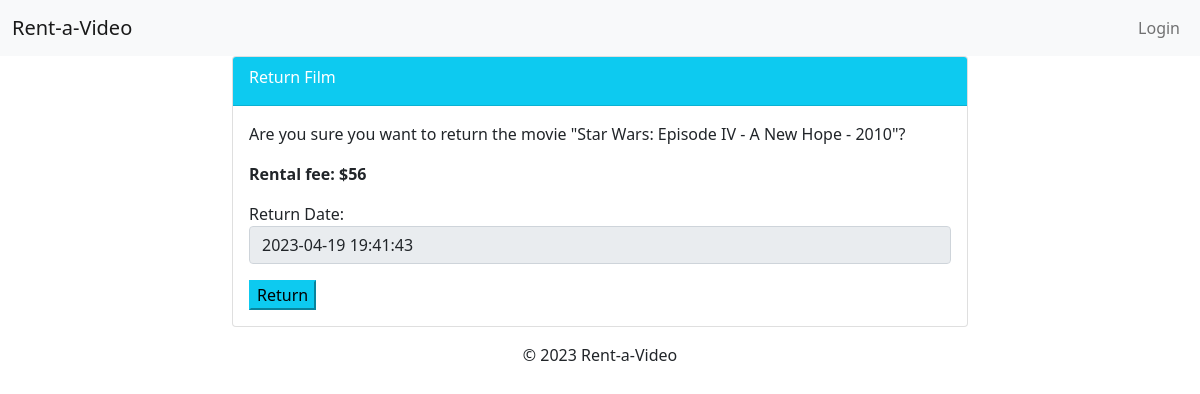
/films/rentals/27/return/, run on the app's committed database.
### films/models.py (models this page shows, shortened)
class Rent(models.Model):
    user = models.ForeignKey(User, on_delete=models.DO_NOTHING)
    item = models.ForeignKey(Item, on_delete=models.DO_NOTHING, related_name='rented_item')
    date_rent = models.DateTimeField(default=datetime.now())
    actual_return = models.DateTimeField(null=True, blank=True)
    def calculate_rental_fee(self):
        if self.actual_return:
            return 10
        rental_period = timezone.now() - self.date_rent
        base_fee = 10
        extra_fee = 2 * (rental_period.days - 3)
        if extra_fee < 0:
            extra_fee = 0
        rental_fee = base_fee + extra_fee
        return rental_fee

class Item(models.Model):
    bar_code = models.IntegerField()
    acquisition_date = models.DateTimeField()
    item_state = models.ForeignKey(ItemState, on_delete=models.DO_NOTHING)
    media_type = models.ForeignKey(MediaType, on_delete=models.DO_NOTHING)
    film = models.ForeignKey(Film, on_delete=models.DO_NOTHING)
    def __str__(self):
        return '%s - %s' % (self.film.original_title, self.bar_code)

class Film(models.Model):
    original_title = models.CharField(max_length=250)
    english_title = models.CharField(max_length=250)
    release_date = models.DateField()
    description = models.CharField(max_length=250)
    image = models.ImageField()
    director = models.ManyToManyField(Director)
    actor = models.ManyToManyField(Actor)
    language = models.ManyToManyField(Language) # write language
    genre = models.ManyToManyField(Genre)
    studio = models.ForeignKey(Studio, on_delete=models.DO_NOTHING)

### films/views.py (the view, shortened to what this page needs)
# urls.py: path('rentals/<int:pk>/return/', views.ReturnMovieView.as_view(), name='return_movie'),
class ReturnMovieView(UpdateView):
    model = Rent
    form_class = RentalReturnFilmForm
    template_name = 'films/return_movie.html'
    success_url = reverse_lazy('films:index')

### films/forms.py
class RentalReturnFilmForm(forms.ModelForm):
  def __init__(self, *args, **kwargs):
    super(RentalReturnFilmForm, self).__init__(*args, **kwargs)
    self.initial['actual_return'] = datetime.datetime.now()
  class Meta:
    model = Rent
    widgets = {
      'actual_return': forms.DateTimeInput(
        attrs={'class': 'form-control', 'readonly': True})
    }
    fields = ['actual_return']
    labels = {
      'actual_return': 'Return Date',
    }

### www/templates/films/return_movie.html (shortened to what this page needs)
{% extends 'base/base.html' %}
{% block body %}
<div class="container">
    <div class="row">
        <div class="col-md-8 offset-md-2">
            <div class="card">
                <div class="card-header text-white bg-info">
                    <div class="card-title">
                        Return Film
                    </div>
                </div>
                <div class="card-body">
                    <form method="POST">
                        <p>Are you sure you want to return the movie "{{ object.item }}"?</p>
                        <p><b>Rental fee: ${{ object.calculate_rental_fee }}</b></p>
                        {{ form.as_p }}
                        <button class="btn-info" type="submit">Return</button>
                    </form>
                </div>
            </div>
        </div>
    </div>
</div>
{% endblock %}

### data on the page
Rent: item "Star Wars: Episode IV - A New Hope - 2010", calculate_rental_fee "56", actual_return "2023-04-19 19:41:43"
